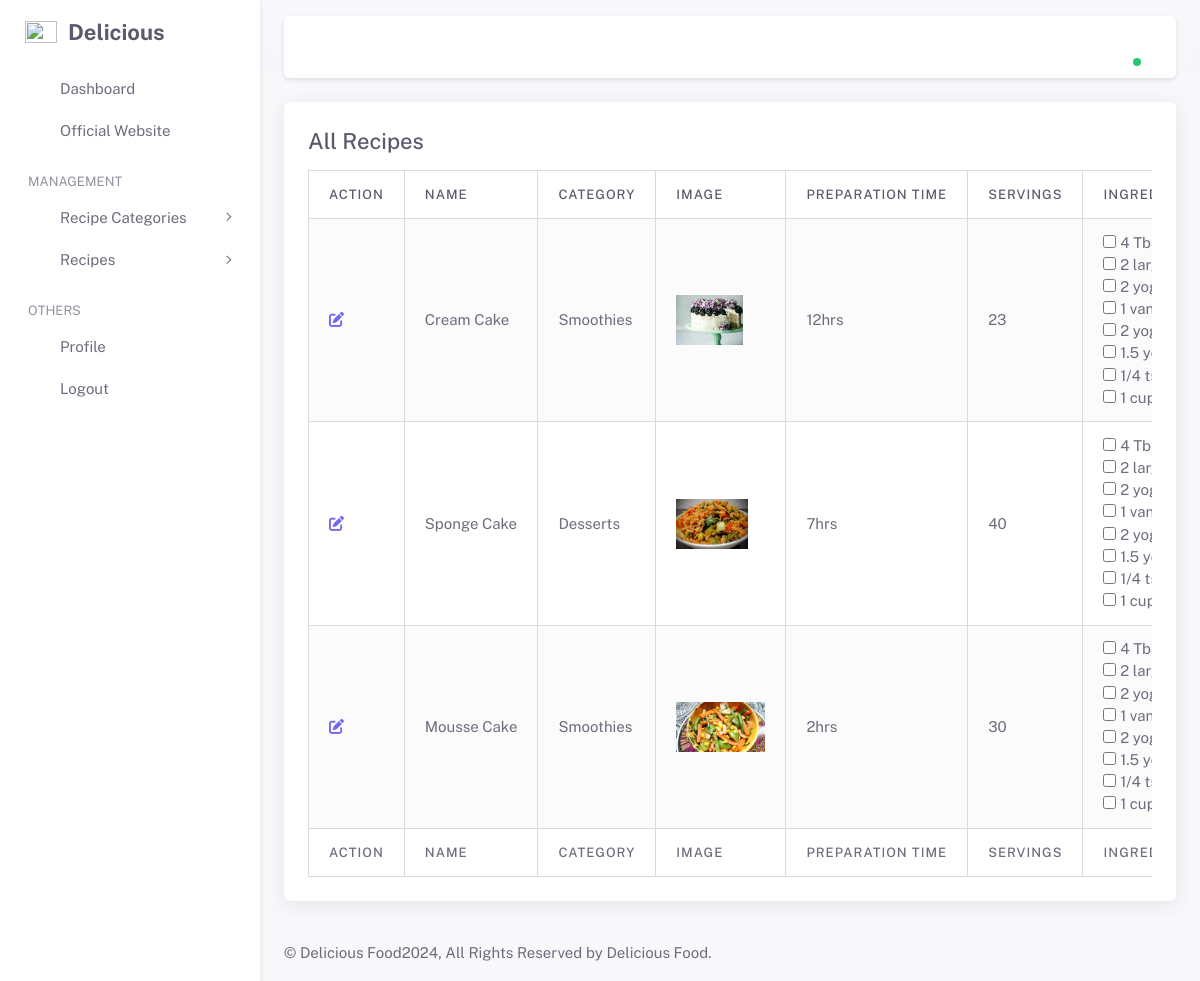
/cook/recipes.php (signed in), run on the app's committed database.
### tables this page shows
CREATE TABLE `recipes` (
  `id` int(11) NOT NULL,
  `user_id` int(11) NOT NULL,
  `category_id` int(11) NOT NULL,
  `name` text DEFAULT NULL,
  `description` text DEFAULT NULL,
  `image` text NOT NULL,
  `preparation_time` text NOT NULL,
  `servings` text DEFAULT NULL,
  `instructions` text DEFAULT NULL,
  `created_at` timestamp NOT NULL DEFAULT current_timestamp(),
  `updated_at` timestamp NOT NULL DEFAULT '0000-00-00 00:00:00',
  `ingredients` text DEFAULT NULL
);

CREATE TABLE `categories` (
  `id` int(11) NOT NULL,
  `chef_id` int(11) NOT NULL,
  `name` text NOT NULL,
  `image` text NOT NULL,
  `created_at` timestamp NOT NULL DEFAULT current_timestamp(),
  `updated_at` timestamp NOT NULL DEFAULT '0000-00-00 00:00:00'
);

### autoloader.php (called while the page is built, shortened)
<?php
class Loader{
public $conn;
 private function connectToDB(){
    $this->conn = mysqli_connect(DB_SERVER, DB_USER, DB_PASS, DB_NAME);
    if(isset($_SESSION['cook'])){
        $this->user = $_SESSION['cook'];
    }
 }
public function categoryName($cat_id){
    $msg = mysqli_query($this->conn, "SELECT * FROM `categories` WHERE `id` = '$cat_id'");
        $rtn = mysqli_fetch_array($msg);
        if($rtn > 0){
            return $rtn['name'];
        }else{
            return 'NULL';
        }
}
}
$loader = new Loader();

### cook/recipes.php (the view, shortened to what this page needs)
<?php
include('header.php');
$user_id = $loader->user['id'];
$recipe_query = mysqli_query($con, "SELECT * FROM recipes WHERE `user_id` = $user_id");
?>
<div class="row">
    <div class="col-12">
        <div class="card">
            <div class="card-body">
                <h4 class="card-title">All Recipes</h4>
                <div class="table-responsive">
                    <table id="zero_config" class="table border table-striped table-bordered text-nowrap">
                        <thead>
                            <tr>
                                <th>Action</th>
                                <th>Name</th>
                                <th>Category</th>
                                <th>Image</th>
                                <th>Preparation Time</th>
                                <th>Servings</th>
                                <th>Ingredients</th>
                            </tr>
                        </thead>
                        <tbody>
                            <?php while ($recipe = mysqli_fetch_array($recipe_query)) { ?>
                                <tr>
                                    <td><a href="edit-recipe.php?rid=<?= $recipe['id']; ?>"><i class="fa fa-edit"></i></a></td>
                                    <td><?= $recipe['name']; ?></td>
                                   <td><?= $loader->categoryName($recipe['category_id']); ?></td>
                                    <td><a href="../uploads/recipes/<?= $recipe['image']; ?>" target="_blank">
                                            <img src="../uploads/recipes/<?= $recipe['image']; ?>" alt="picture" style="height:50px;">
                                        </a></td>
                                    <td><?= $recipe['preparation_time']; ?></td>
                                    <td><?= $recipe['servings']; ?></td>
                                    <td><?= $recipe['ingredients']; ?></td>
                                </tr>
                            <?php } ?>
                        </tbody>
                        <tfoot>
                            <tr>
                                <th>Action</th>
                                <th>Name</th>
                                <th>Category</th>
                                <th>Image</th>
                                <th>Preparation Time</th>
                                <th>Servings</th>
                                <th>Ingredients</th>
                            </tr>
                        </tfoot>
                    </table>
                </div>
            </div>
        </div>
    </div>
</div>
<?php
include('footer.php');
?>

### data on the page
recipes: name "Cream Cake", category.name "Smoothies", image (picture), preparation_time "12hrs", servings "23"
recipes: name "Sponge Cake", category.name "Desserts", image (picture), preparation_time "7hrs", servings "40"
recipes: name "Mousse Cake", category.name "Smoothies", image (picture), preparation_time "2hrs", servings "30"
